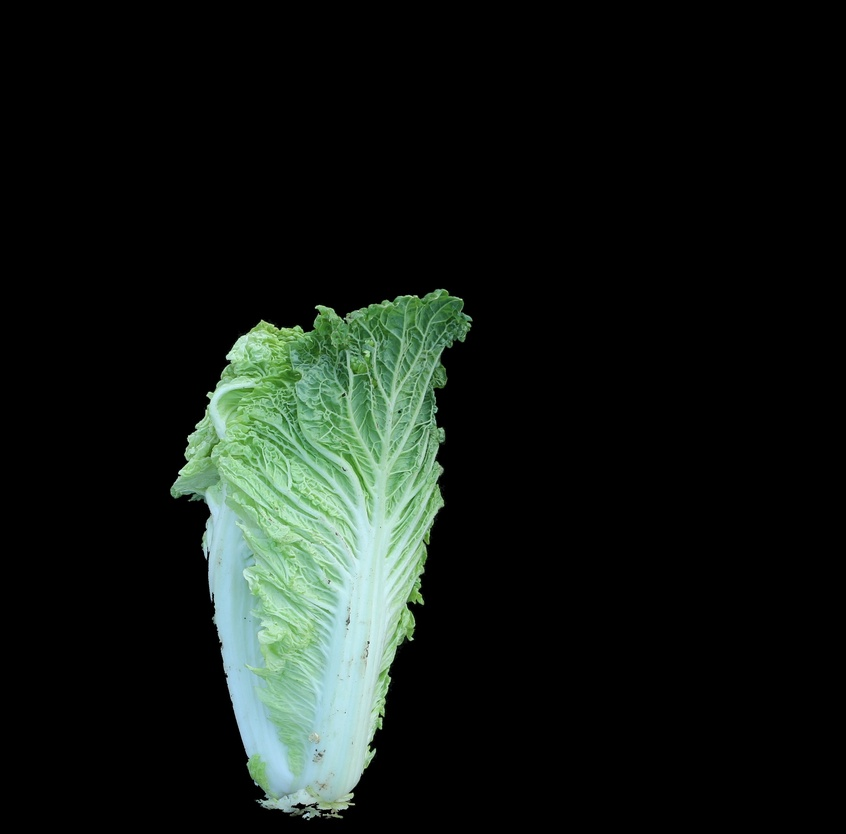
#> input picture output/center/centered_22A-T-34-2球形侧视图.JPG, 846 x 834 px, shrunk from 3105 x 3061 before the run
$ python Color.py
#> lines starting #> are read from the running program, lines starting #| are printed output that depends on the picture; after the words box and inside, x2 and y2 are one past the last pixel; in counts of white or black regions, pixels touching at a corner belong together
import cv2
import numpy as np
from matplotlib import pyplot as plt

# 读取图像
image_path = "centered_22A-T-34-2球形侧视图.JPG"
image = cv2.imread(image_path)
#> image is the input picture: shape (834, 846, 3); mean B, G, R 21.6, 26.2, 19.4

# 转换为HSV颜色空间，便于处理颜色差异
hsv_image = cv2.cvtColor(image, cv2.COLOR_BGR2HSV)
#> hsv_image: shape (834, 846, 3); mean H, S, V 11.1, 13.9, 26.4

# 定义绿色的HSV范围，用于分割白菜叶子
lower_green = np.array([30, 40, 40])
upper_green = np.array([90, 255, 255])

# 创建掩码，识别绿色区域
mask = cv2.inRange(hsv_image, lower_green, upper_green)
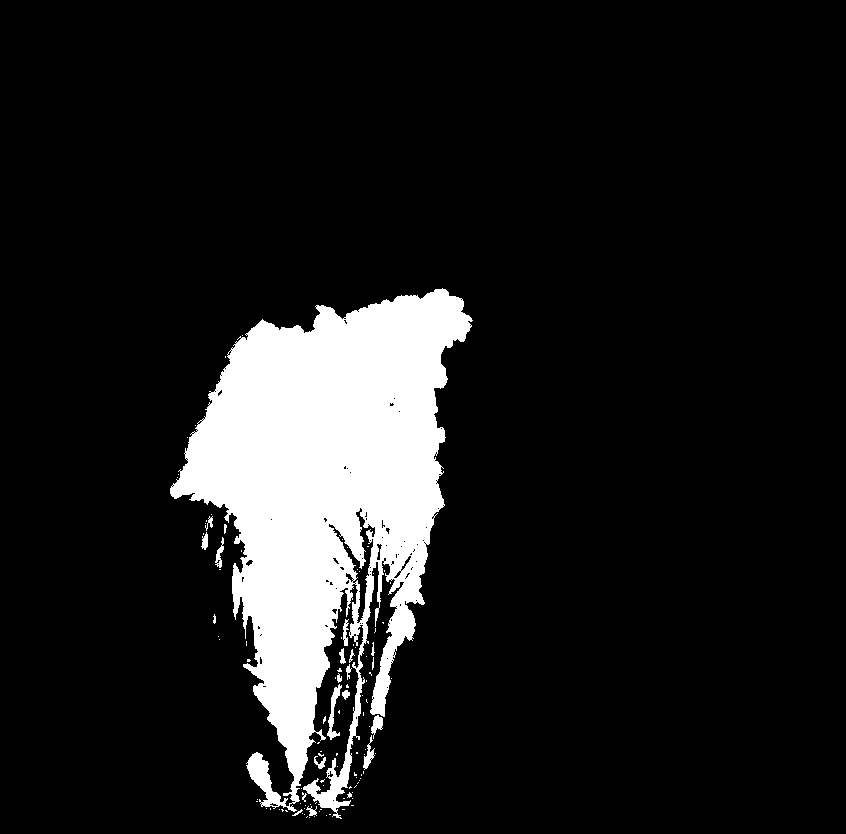
#> mask: shape (834, 846); 11.3% white; 111 white regions (91 under 20 px), largest, box (x1, y1, x2, y2) and area: (170, 288, 473, 819) 78245, (327, 684, 342, 740) 286, (363, 735, 375, 770) 157

# 对掩码进行形态学处理，去除噪点并平滑叶片边缘
kernel = np.ones((5, 5), np.uint8)
mask = cv2.morphologyEx(mask, cv2.MORPH_CLOSE, kernel)
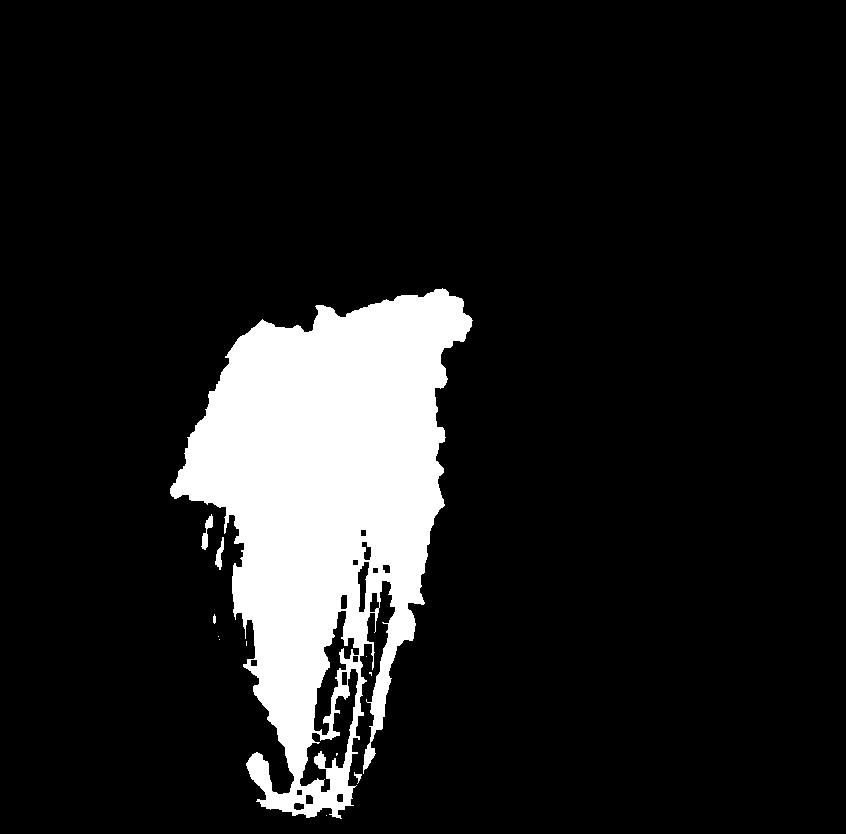
#> mask: shape (834, 846); 11.8% white; 12 white regions (7 under 20 px), largest, box (x1, y1, x2, y2) and area: (170, 288, 473, 819) 83067, (201, 514, 213, 550) 178, (215, 537, 224, 570) 142, (354, 772, 362, 784) 38, (213, 614, 216, 624) 24
mask = cv2.morphologyEx(mask, cv2.MORPH_OPEN, kernel)
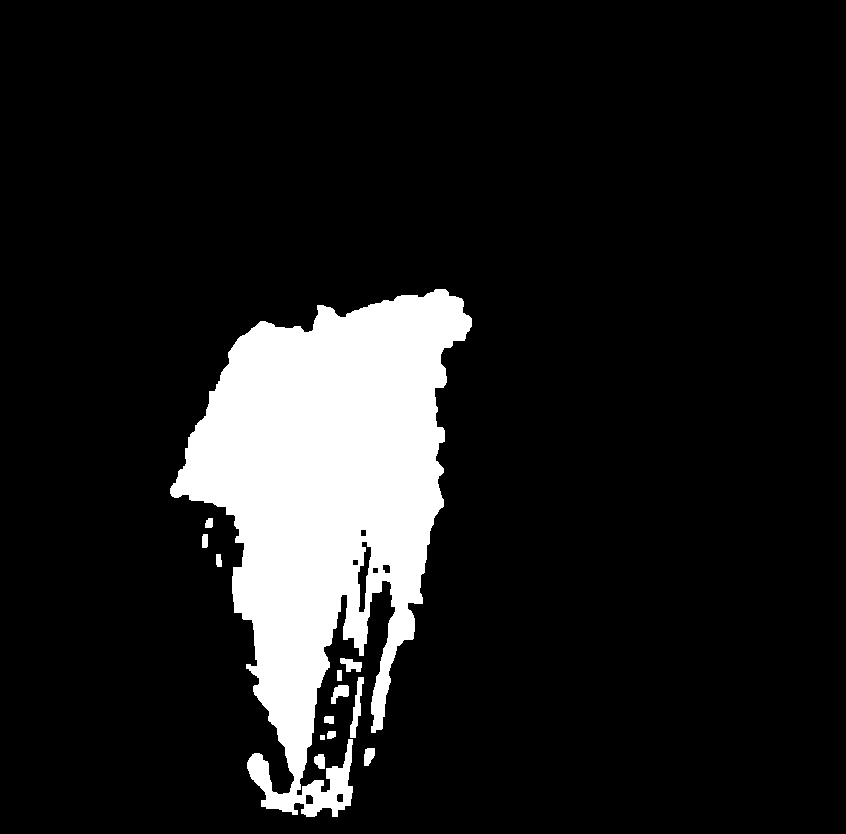
#> mask: shape (834, 846); 11.6% white; 13 white regions, largest, box (x1, y1, x2, y2) and area: (170, 289, 472, 817) 80694, (350, 677, 364, 738) 369, (331, 685, 349, 704) 206

# 进行边缘检测
edges = cv2.Canny(mask, 100, 200)
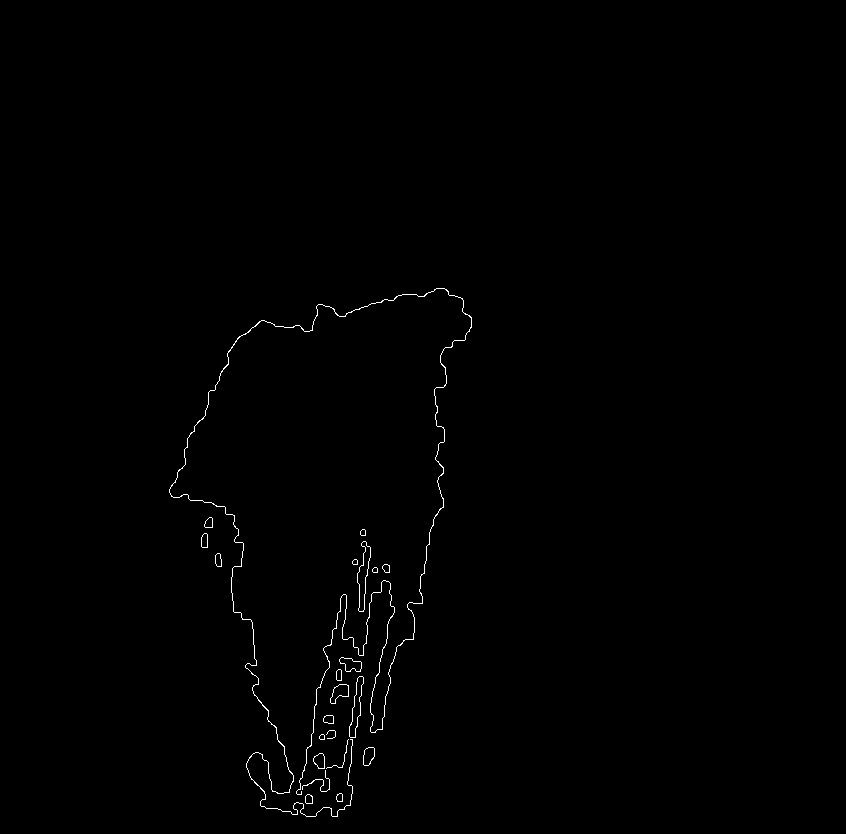
#> edges: shape (834, 846); 0.46% white in thin lines or dots, all inside (x1, y1, x2, y2) = (169, 288, 472, 817)

# 显示结果
plt.figure(figsize=(10, 10))

# 原始图像
plt.subplot(1, 3, 1)
plt.imshow(cv2.cvtColor(image, cv2.COLOR_BGR2RGB))
plt.title('Original Image')
plt.axis('off')

# 掩码图像
plt.subplot(1, 3, 2)
plt.imshow(mask, cmap='gray')
plt.title('Mask of Green Areas')
plt.axis('off')

# 边缘检测图像
plt.subplot(1, 3, 3)
plt.imshow(edges, cmap='gray')
plt.title('Edges of Leaves')
plt.axis('off')

plt.show()
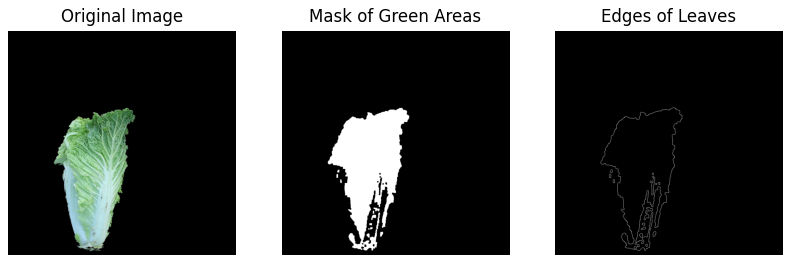
#> figure drawn by matplotlib, 3 panels

$ run again, with output/center/centered_22A-T-34-5球形侧视图.JPG copied over output/center/centered_22A-T-34-2球形侧视图.JPG
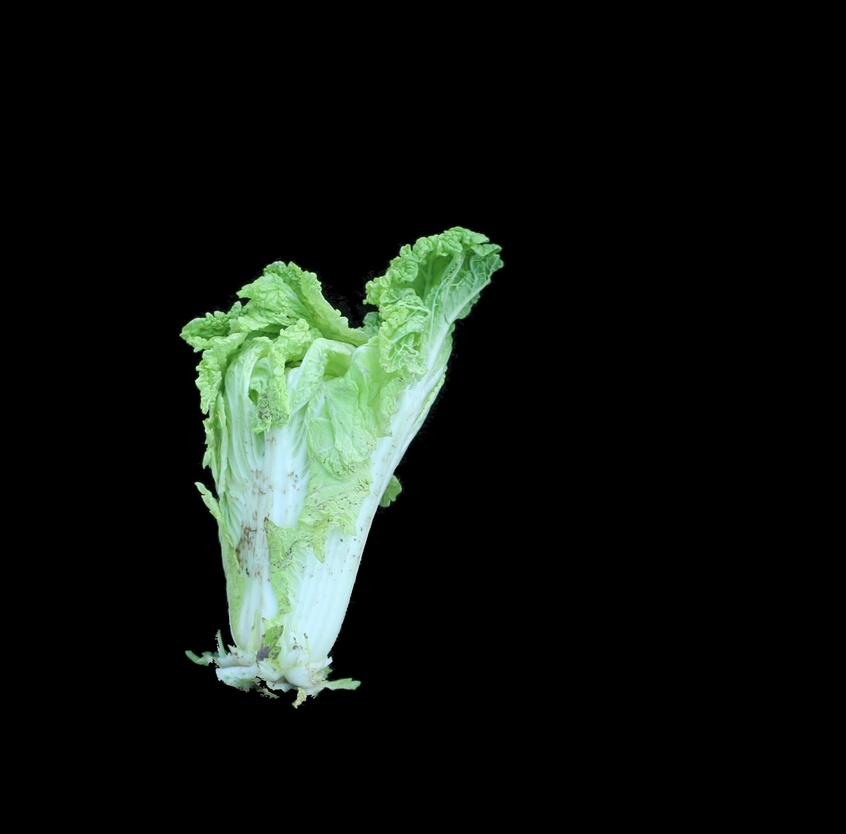
#> input picture output/center/centered_22A-T-34-5球形侧视图.JPG, 846 x 834 px, shrunk from 3105 x 3061 before the run
#> image is the input picture: shape (834, 846, 3); mean B, G, R 18.3, 23.1, 17.2
#> hsv_image: shape (834, 846, 3); mean H, S, V 9.1, 12.4, 23.2
#> `mask = cv2.inRange(hsv_image, lower_green, upper_green)`:
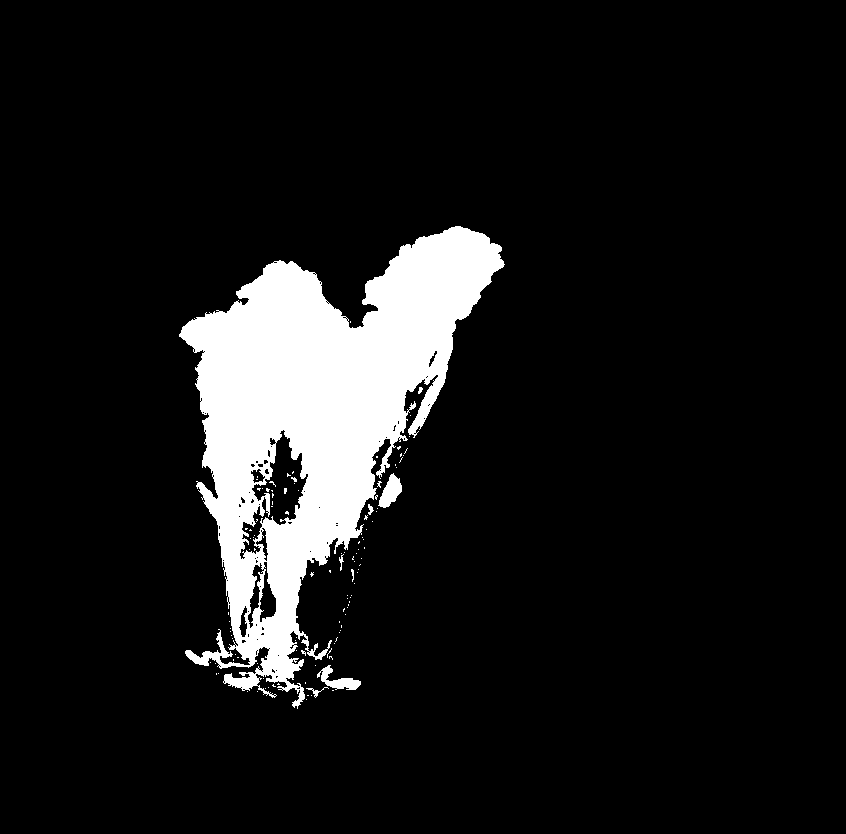
#> mask: shape (834, 846); 9.5% white; 116 white regions (108 under 20 px), largest, box (x1, y1, x2, y2) and area: (179, 226, 505, 709) 65549, (378, 473, 402, 508) 457, (317, 665, 361, 690) 445
#> edges: shape (834, 846); 0.41% white in thin lines or dots, all inside (x1, y1, x2, y2) = (180, 225, 504, 707)
#> `plt.show()`:
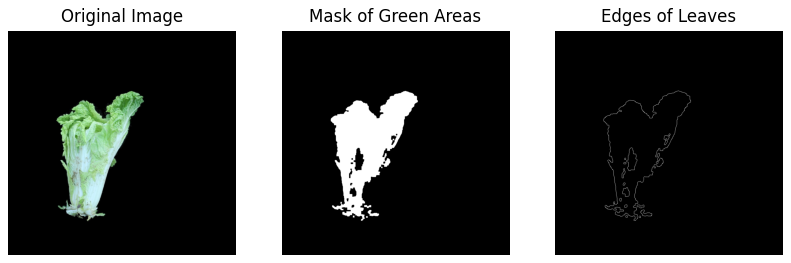
#> figure drawn by matplotlib, 3 panels

$ run again, with output/center/centered_22A-T-36-11球形侧视图.JPG copied over output/center/centered_22A-T-34-2球形侧视图.JPG
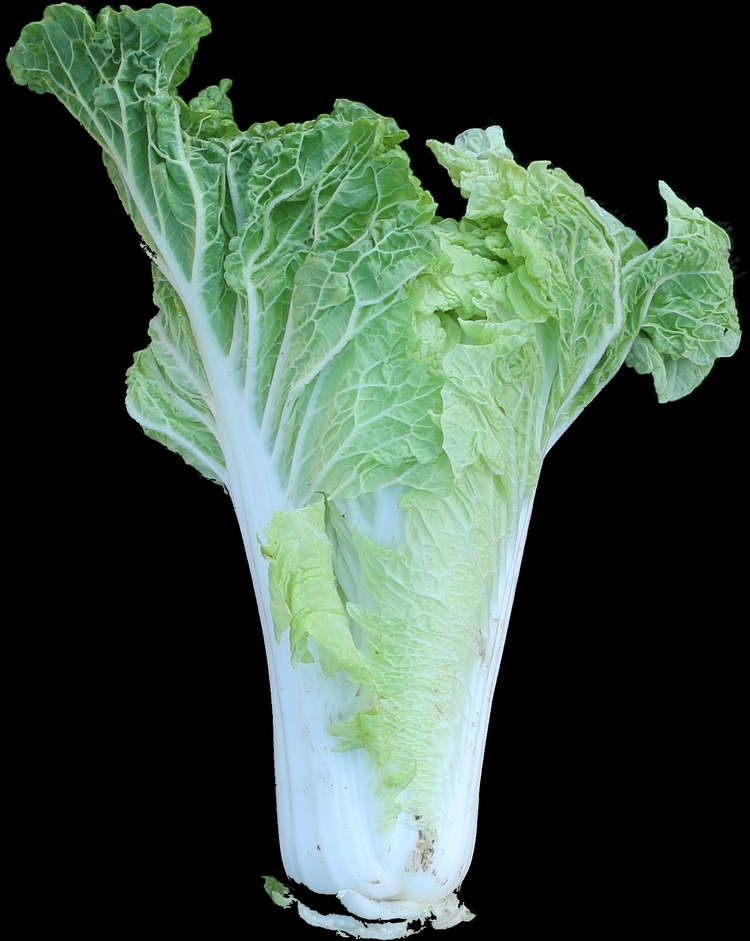
#> input picture output/center/centered_22A-T-36-11球形侧视图.JPG, 750 x 941 px, shrunk from 1608 x 2016 before the run
#> image is the input picture: shape (941, 750, 3); mean B, G, R 65.4, 78.9, 59.9
#> hsv_image: shape (941, 750, 3); mean H, S, V 32.6, 38.3, 80.1
#> `mask = cv2.inRange(hsv_image, lower_green, upper_green)`:
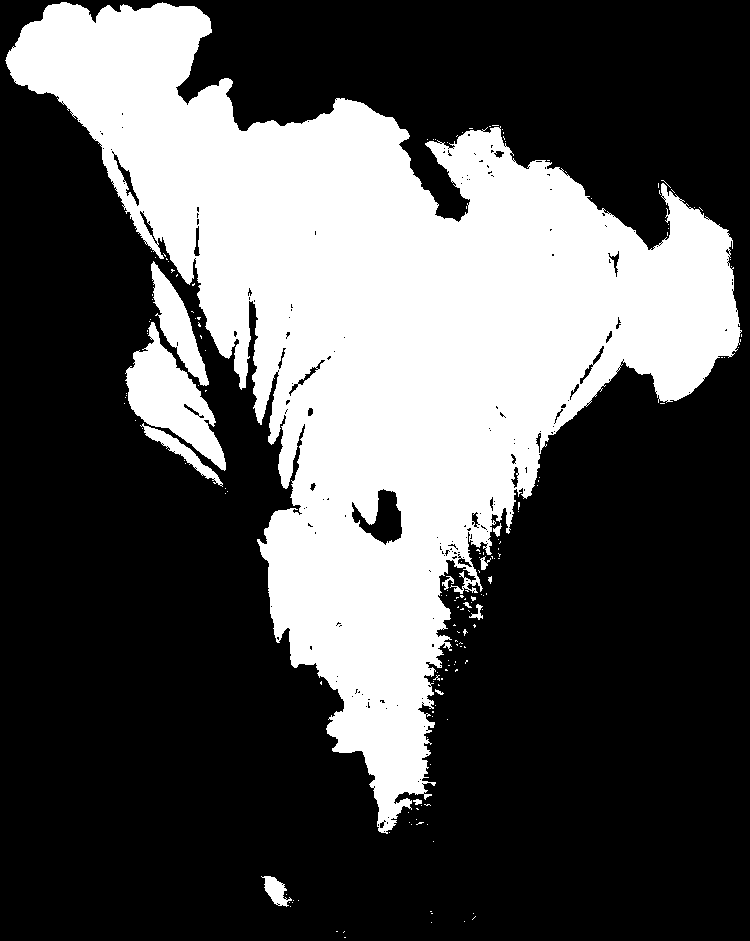
#> mask: shape (941, 750); 32.8% white; 169 white regions (156 under 20 px), largest, box (x1, y1, x2, y2) and area: (5, 2, 742, 834) 220191, (125, 322, 226, 471) 6114, (151, 261, 209, 386) 2613
#> edges: shape (941, 750); 0.73% white in thin lines or dots
#> `plt.show()`:
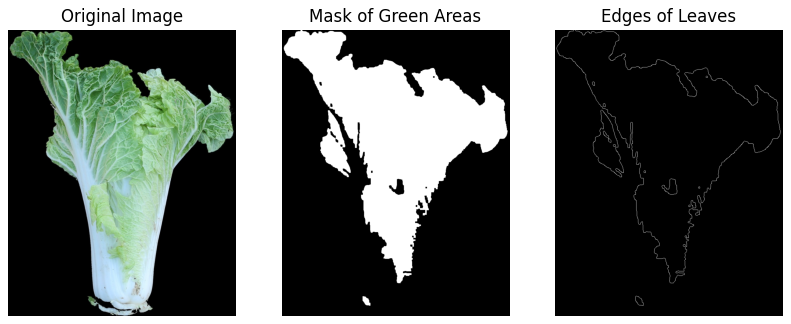
#> figure drawn by matplotlib, 3 panels
